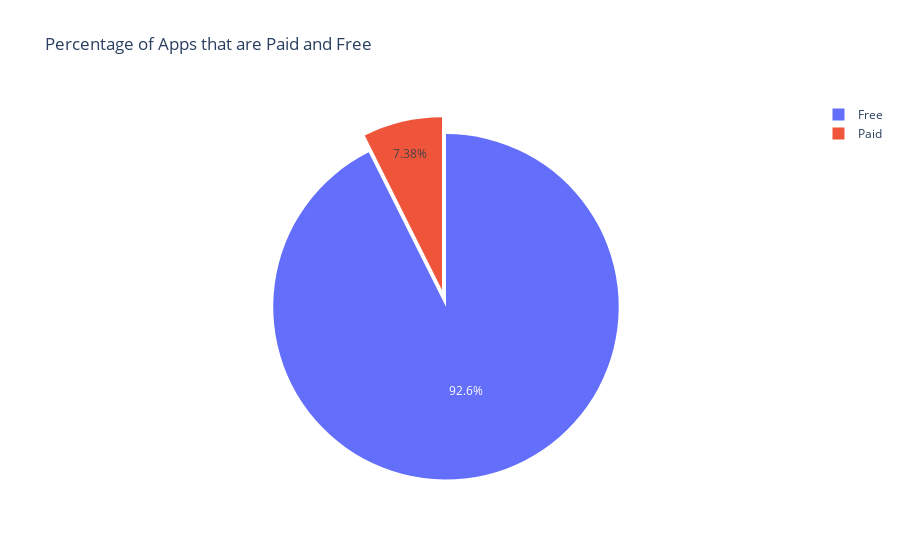

Write notebook code for a chart like this one.
### Code cell
col = "Type"
grouped = data[col].value_counts().reset_index()
grouped = grouped.rename(columns = {col : "count", "index" : col})

trace = go.Pie(labels=grouped[col], values=grouped['count'], pull=[0.1, 0])
layout = {'title': 'Percentage of Apps that are Paid and Free'}
fig = go.Figure(data = [trace], layout = layout)
iplot(fig)

### Figure 1 — Plotly figure (JSON) as saved in the notebook; plotly's stock layout.template omitted (floating-point values rounded to 4 significant figures)
{"data": [{"labels": ["Free", "Paid"], "pull": [0.1, 0], "type": "pie", "values": [10039, 800]}], "layout": {"title": {"text": "Percentage of Apps that are Paid and Free"}}}
